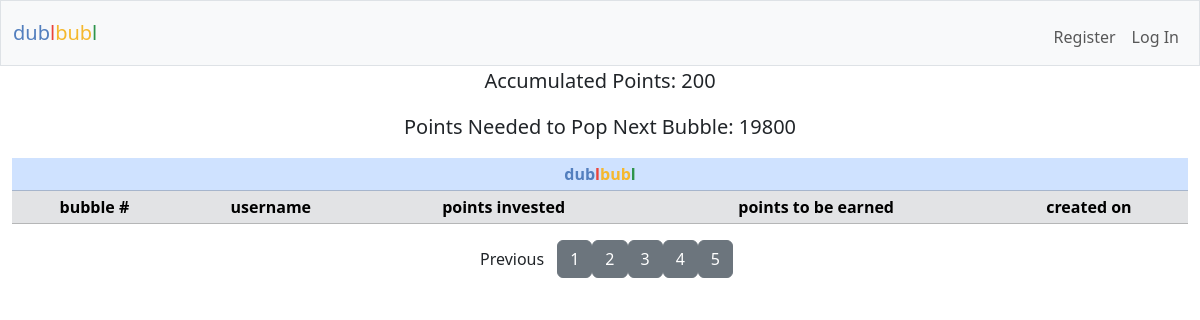
The page /?page=7 on the database as committed earlier.
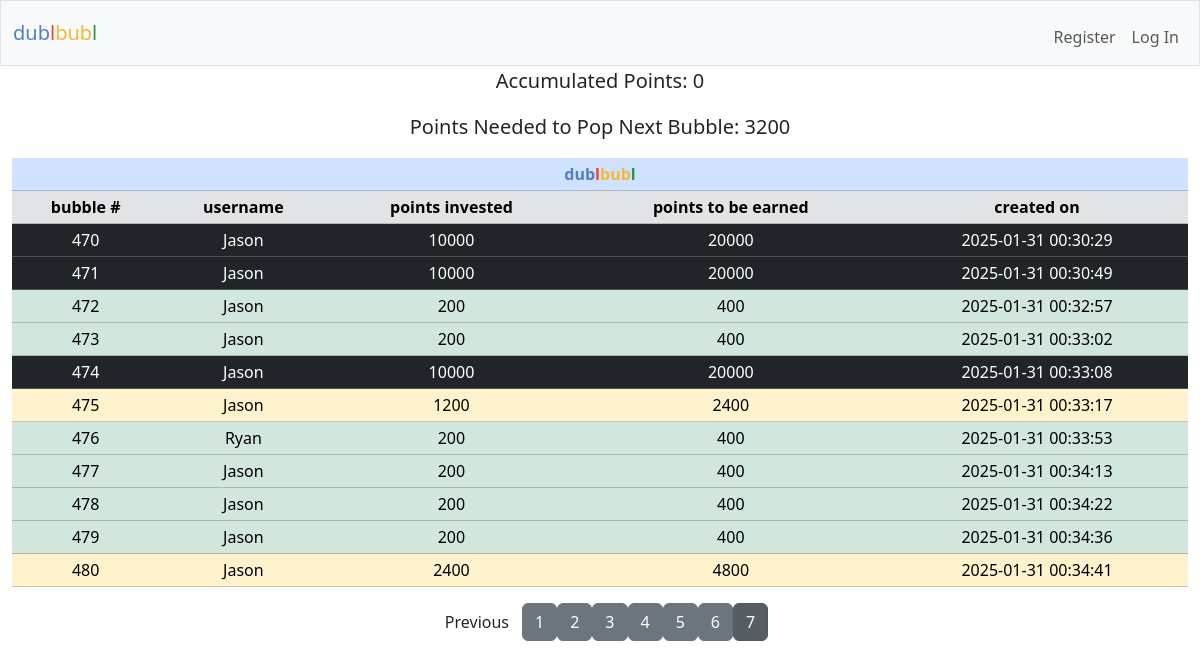
The same page on the database as committed later.
### tables this page shows
CREATE TABLE points_tracker (
            tracker_id INTEGER PRIMARY KEY AUTOINCREMENT NOT NULL,
            current_points_in INTEGER NOT NULL,
            date_created TEXT NOT NULL        
        );

CREATE TABLE dublbubl (
    row_id INTEGER PRIMARY KEY AUTOINCREMENT NOT NULL,
    user_id INTEGER NOT NULL,
    username TEXT NOT NULL,
    points_in INTEGER NOT NULL,
    points_out INTEGER NOT NULL,
    date_created TEXT NOT NULL,        
    FOREIGN KEY (user_id) REFERENCES users(id)
    FOREIGN KEY (username) REFERENCES users(username)
);

### app.py (the view)
@app.route("/", methods=["GET", "POST"])
def index():
    try:
        dublbubl = cur.execute("SELECT * FROM dublbubl").fetchall()
        rows_per_page = 20
        page = request.args.get("page", 1, type=int)
        offset = (page - 1) * rows_per_page
        dublbubl = cur.execute("""
            SELECT * FROM dublbubl
            ORDER BY row_id ASC
            LIMIT ? OFFSET ?
        """, (rows_per_page, offset)).fetchall()
        total_rows = cur.execute("SELECT COUNT(*) FROM dublbubl").fetchone()[0]
        total_pages = (total_rows + rows_per_page - 1) // rows_per_page
        current_points_in = cur.execute("SELECT current_points_in FROM points_tracker").fetchone()
        oldest_row_points_out = cur.execute("SELECT points_out FROM dublbubl ORDER BY row_id ASC LIMIT 1").fetchone()
        user_id = session.get("user_id")
        if user_id:
            user = cur.execute("SELECT * FROM users WHERE id = ?", (user_id,)).fetchall()
            user_history = cur.execute("SELECT * FROM dublbubl_history WHERE user_id = ? ORDER BY row_id DESC LIMIT 5", (user_id,)).fetchall()
        else:
            user = None
            user_history = None
    except sqlite3.OperationalError as e:
        print("Error: dublbubl_history table does not exist, creating it.")
        init_db()
    points_in_required = oldest_row_points_out[0] - current_points_in[0]
    points = request.form.get("points")
    current_date = datetime.datetime.now().strftime("%Y-%m-%d %H:%M:%S")
    if request.method == "POST":
        if user_id is None:
            return "You must be logged in to submit points."
        if not points:
            return "No points entered"
        try:
            points = int(points)
        except ValueError:
            return "Invalid Input"
        if points is None:
            return "Invalid Input"
        elif points <= 0 or points > 10000:
            return "Points must be between 1 and 10000"
        user_id = session["user_id"]
        user = cur.execute("SELECT * FROM users WHERE id = ?", (user_id,)).fetchone()
        current_points = cur.execute("SELECT points FROM users WHERE id = ?", (user[0],)).fetchone()
        current_points = current_points[0] if current_points else 0  # Default to 0 if no value exists
        if current_points < points:
            return "not enough points"
        try:
            cur.execute("""
            INSERT INTO dublbubl (row_id, user_id, username, points_in, points_out, date_created)
            VALUES (?, ?, ?, ?, ?, ?)
            """, (None, user[0], user[1], points, (points * 2), current_date))
            total_points = current_points - points
            if total_points < 0:
                return "Error: Insufficient points balance."
            cur.execute("UPDATE users SET points = ? WHERE id = ?", (total_points, user[0]))
            con.commit()
            socketio.emit("update_point_balance", {
                "point_balance": total_points  # Emitting only the total points balance
            }, room=user[0])  # Emits only to the specific user
            print(f"Emitting update to room: {user[0]} with new balance: {total_points}")
        except Exception as e:
            print(f"Error inserting row into dublbubl: {e}")
            con.rollback()
        row_count = cur.execute("SELECT COUNT(*) FROM dublbubl").fetchone()[0]
        print(f"Number of rows in dublbubl: {row_count}")
        if row_count > 1:
            if current_points_in:
                new_points_in = current_points_in[0] + points
                cur.execute("UPDATE points_tracker SET current_points_in = ?, date_created = ?", (new_points_in, current_date))
            else:
                cur.execute("INSERT INTO points_tracker (current_points_in, date_created) VALUES (?, ?)", (points, current_date))
            con.commit()
        else:
            new_points_in = current_points_in[0] if current_points_in else 0
        oldest_row_points_out = cur.execute("SELECT points_out FROM dublbubl ORDER BY row_id ASC LIMIT 1").fetchone()
        while new_points_in >= oldest_row_points_out[0]:
            oldest_row_id = cur.execute("SELECT row_id FROM dublbubl ORDER BY row_id ASC LIMIT 1").fetchone()
            oldest_row = cur.execute("SELECT * FROM dublbubl ORDER BY row_id ASC LIMIT 1").fetchone()
            current_total_points = cur.execute("SELECT total_points_earned FROM users WHERE id = ?", (oldest_row[1],)).fetchone()
            current_total_points = current_total_points[0] if current_total_points else 0  # Default to 0 if no value exists
            points = cur.execute("SELECT points FROM users WHERE id = ?", (oldest_row[1],)).fetchone()
            points = points[0] if points else 0  # Default to 0 if no value exists
            if oldest_row:
                cur.execute("""
                INSERT INTO dublbubl_history (user_id, username, row_id, creator_id, creator_username, points_in, points_out, date_created, date_archived)
                VALUES (?, ? ,?, ?, ? ,?, ?, ?, ?)
                """, (user[0], user[1], oldest_row[0], oldest_row[1], oldest_row[2], oldest_row[3], oldest_row[4], oldest_row[5], current_date))
                con.commit()
                updated_user_history = cur.execute("""
                    SELECT * FROM dublbubl_history
                    ORDER BY row_id DESC LIMIT 5
                """).fetchall()
                socketio.emit("update_user_history", {
                    "history": [
                        {
                            "bubble_number": row[3],
                            "points_invested": row[6],
                            "points_earned": row[7],
                            "created_on": row[8],
                            "archived_on": row[9]
                        } for row in updated_user_history
                    ]
                }, room=user[0])  # Emits only to the specific user
                print(f"Emitting update to room: {user[0]} with updated user history: {oldest_row[4]}")
                total_points_earned = current_total_points + oldest_row[4]
                cur.execute("UPDATE users SET total_points_earned = ? WHERE id = ?", (total_points_earned, oldest_row[1]))
                con.commit()
                total_points = points + oldest_row[4]
                cur.execute("UPDATE users SET points = ? WHERE id = ?", (total_points, oldest_row[1]))
                con.commit()
                current_total_points = total_points_earned
                updated_total_points = cur.execute("SELECT points FROM users WHERE id = ?",(user_id,)).fetchone()
                updated_total_points = updated_total_points[0] if updated_total_points else 0
                socketio.emit("update_point_balance", {
                    "point_balance": updated_total_points  # Only emitting the total points balance
                }, room=user_id)  # Emits only to the specific user
                print(f"Emitting update to room: {user_id} with new balance: {updated_total_points}")
            cur.execute("DELETE FROM dublbubl WHERE row_id = ?", (oldest_row_id[0],))
            con.commit()
            remaining_points_in = new_points_in - oldest_row_points_out[0]
            cur.execute("UPDATE points_tracker SET current_points_in = ?, date_created = ?", (remaining_points_in, current_date))
            con.commit()
            updated_rows = cur.execute("""
                SELECT * FROM dublbubl
                ORDER BY row_id ASC
                LIMIT ? OFFSET ?
            """, (rows_per_page, offset)).fetchall()
            socketio.emit("update_table", {"rows": updated_rows, "page": page})
            new_points_in = remaining_points_in
            if row_count == 0 or new_points_in <= 0:
                break
        return redirect("/")
    else:
        return render_template('index.html', dublbubl=dublbubl, user=user, current_points_in=current_points_in, points_in_required=points_in_required, user_history=user_history, page=page, total_pages=total_pages)

### app.py (called while the page is built)
@app.after_request
def after_request(response):
    response.headers["Cache-Control"] = "no-cache, no-store, must-revalidate"
    response.headers["Expires"] = 0
    response.headers["Pragma"] = "no-cache"
    return response

### templates/index.html (shortened to what this page needs)
{% extends "layout.html" %}
{% block main %}
<figure class="text-center">
  <blockquote class="blockquote">
    <p>Accumulated Points: {{ current_points_in[0] }}</p>
    <p>Points Needed to Pop Next Bubble: {{ points_in_required }}</p>
  </blockquote>
</figure>
<table class="table table-success table-sm text-center">
  <thead class="table-primary">
    <tr class="table-primary">
      <th class="table-primary" colspan="5"><span class="blue">dub</span><span class="red">l</span><span class="yellow">bub</span><span class="green">l</span></th>
    </tr>
  </thead>
  <thead>
    <tr class="table-secondary">
      <th>bubble #</th>
      <th>username</th>
      <th>points invested</th>
      <th>points to be earned</th>
      <th>created on</th>
    </tr>
  </thead>
  <tbody id="dublbubl">
    {% for row in dublbubl %}
    <tr class="
    {% if row[3] == 10000 %}
      table-dark
    {% elif row[3] > 5000 %}
      table-danger
    {% elif row[3] > 1000 %}
      table-warning
    {% else %}
      table-success
    {% endif %}
    ">
      <td>{{ row[0] }}</td>
      <td>{{ row[2] }}</td>
      <td>{{ row[3] }}</td>
      <td>{{ row[4] }}</td>
      <td>{{ row[5] }}</td>
    </tr>
    {% endfor %}
  </tbody>
</table>
<div class="pagination d-flex justify-content-center align-items-center">
  {% if page > 1 %}
    <a href="{{ url_for('index', page=page-1) }}" class="btn btn-primaryr">Previous</a>
  {% endif %}
  {% for p in range(1, total_pages + 1) %}
    <a href="{{ url_for('index', page=p) }}" class="btn btn-secondary {% if p == page %}active{% endif %}">
      {{ p }}
    </a>
  {% endfor %}
</div>
{% endblock %}

### templates/layout.html (shortened to what this page needs)
<!DOCTYPE html>
<html lang="en">
  <head>
    <link href="https://cdn.jsdelivr.net/npm/bootstrap@5.3.3/dist/css/bootstrap.min.css" rel="stylesheet">
    <link rel="stylesheet" href="/static/style.css">
  </head>
  <body>
    <nav class="bg-light border navbar navbar-expand-md navbar-light">
      <div class="container-fluid">
          <a class="navbar-brand" href="/"><span class="blue">dub</span><span class="red">l</span><span class="yellow">bub</span><span class="green">l</span></a>
          <div class="collapse navbar-collapse" id="navbar">
              {% if session["user_id"] %}
                  <ul class="navbar-nav me-auto mt-2">
                    <li class="nav-item"><a class="nav-link" href="/leaderboard">Leaderboard</a></li>
                    <li class="nav-item"><a class="nav-link" href="/history">History</a></li>
                  </ul>
                  <ul class="navbar-nav ms-auto mt-2">
                    <li class="nav-item"><a class="nav-link" href="/account">Account</a></li>
                    <li class="nav-item"><a class="nav-link" href="/logout">Log Out</a></li>
                  </ul>
              {% else %}
                  <ul class="navbar-nav ms-auto mt-2">
                    <li class="nav-item"><a class="nav-link" href="/register">Register</a></li>
                    <li class="nav-item"><a class="nav-link" href="/login">Log In</a></li>
                  </ul>
              {% endif %}
          </div>
      </div>
  </nav>
      <main class="container-fluid">
        {% block main %}{% endblock %}
      </main>
  </body>
</html>

### static/style.css (style rules this page uses)
* { margin: 0; padding: 0; box-sizing: border-box; }
html { font-family:Arial, Helvetica, sans-serif; font-size: 1rem; }
body { height: 100vh; }
.blue { color: #537fbe; }
.red { color: #ea433b; }
.yellow { color: #f5b82e; }
.green { color: #2e944b; }

Rows that differ between the two databases and show on the page:
changed points_tracker: current_points_in "200" → "0"
added dublbubl: row_id "470", username "Jason", points_in "10000", points_out "20000", date_created "2025-01-31 00:30:29"
added dublbubl: row_id "471", username "Jason", points_in "10000", points_out "20000", date_created "2025-01-31 00:30:49"
added dublbubl: row_id "472", username "Jason", points_in "200", points_out "400", date_created "2025-01-31 00:32:57"
added dublbubl: row_id "473", username "Jason", points_in "200", points_out "400", date_created "2025-01-31 00:33:02"
added dublbubl: row_id "474", username "Jason", points_in "10000", points_out "20000", date_created "2025-01-31 00:33:08"
added dublbubl: row_id "475", username "Jason", points_in "1200", points_out "2400", date_created "2025-01-31 00:33:17"
added dublbubl: row_id "476", username "Ryan", points_in "200", points_out "400", date_created "2025-01-31 00:33:53"
added dublbubl: row_id "477", username "Jason", points_in "200", points_out "400", date_created "2025-01-31 00:34:13"
added dublbubl: row_id "478", username "Jason", points_in "200", points_out "400", date_created "2025-01-31 00:34:22"
added dublbubl: row_id "479", username "Jason", points_in "200", points_out "400", date_created "2025-01-31 00:34:36"
added dublbubl: row_id "480", username "Jason", points_in "2400", points_out "4800", date_created "2025-01-31 00:34:41"
Other text that changed with them:
{{ points_in_required }}: "19800" → "3200"
new list line: "6"
new list line: "7"
